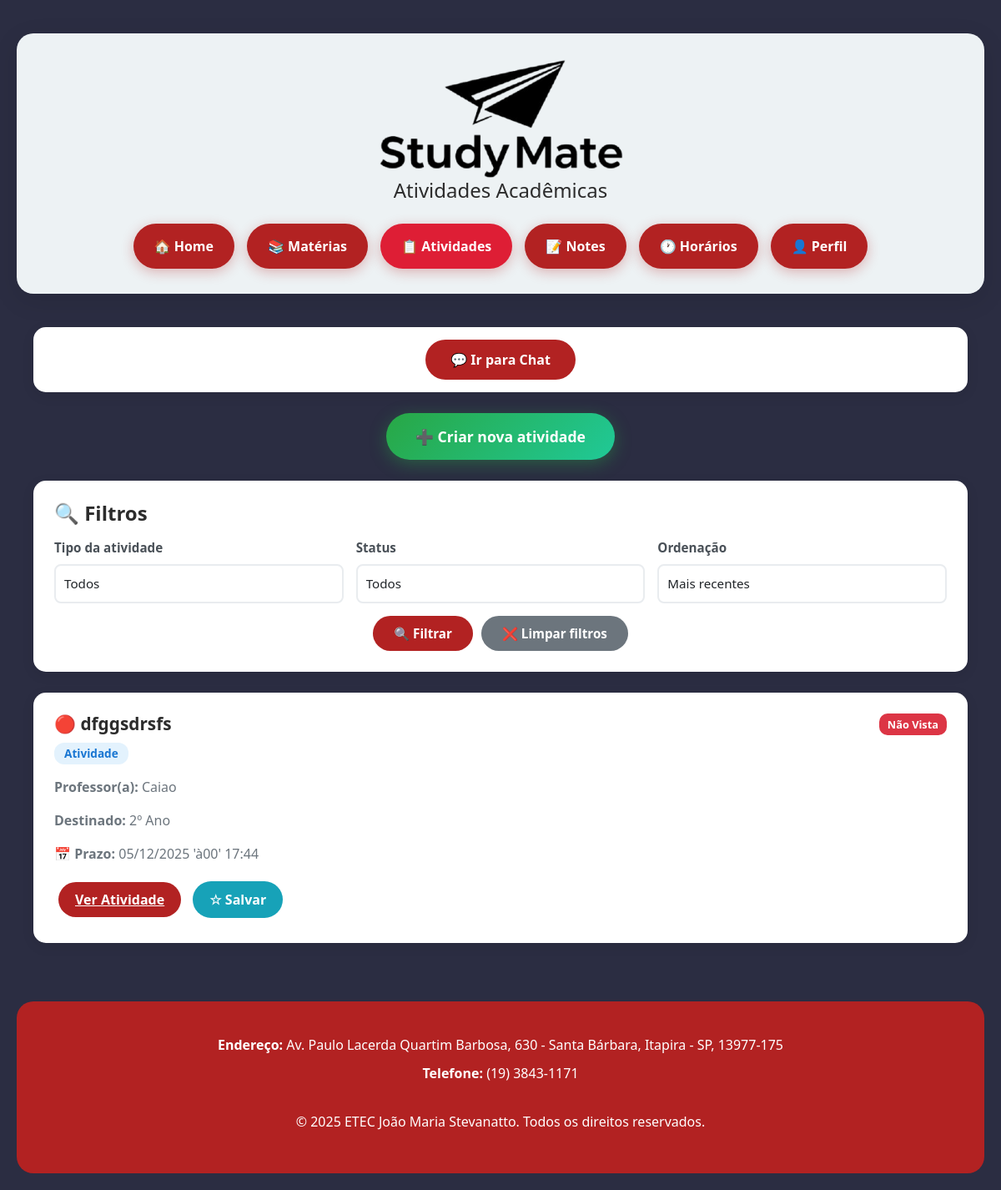
The page /atividades/ (signed in) on the database as committed earlier.
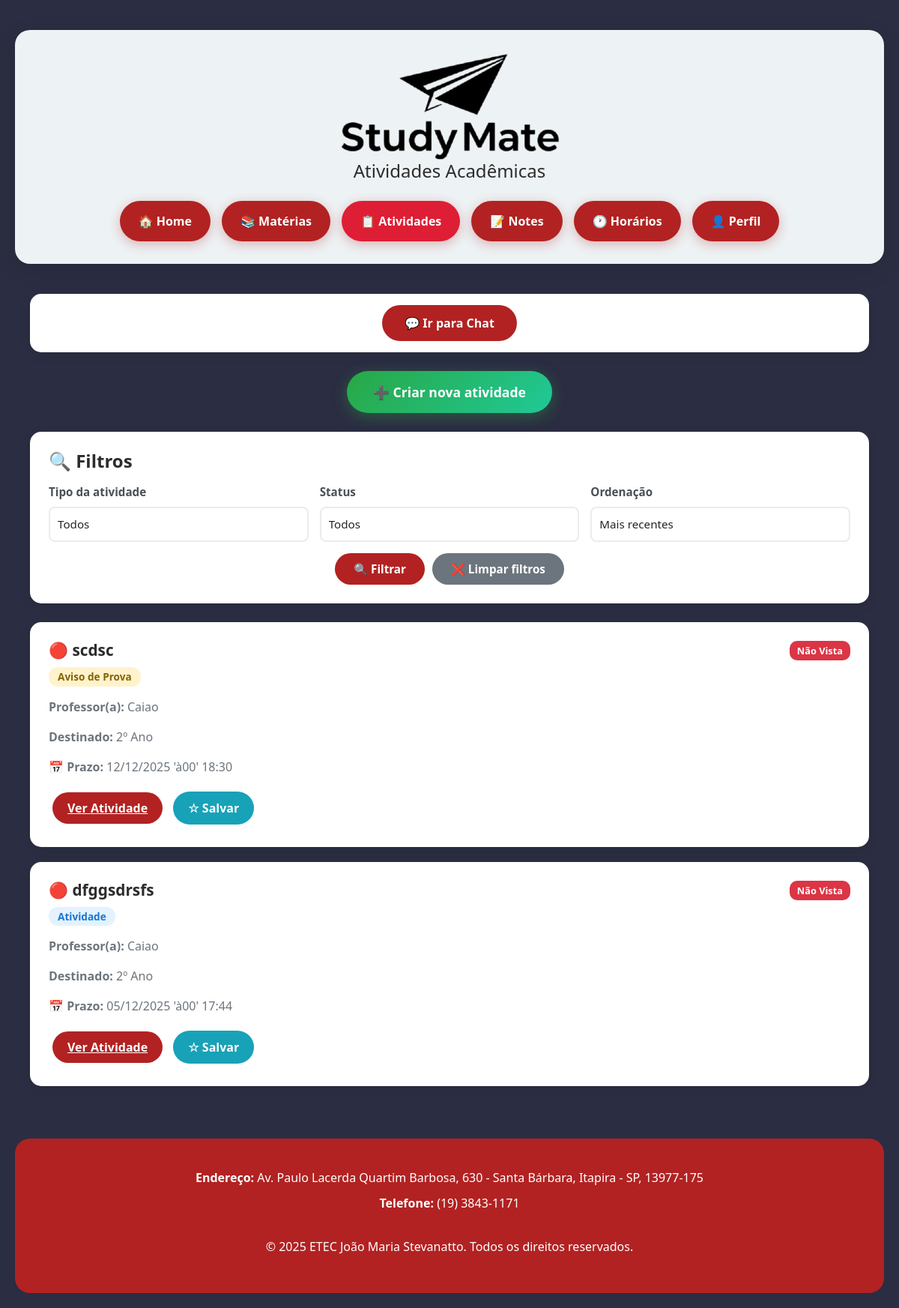
The same page on the database as committed later.
### atividades/models.py (models this page shows, shortened)
class Atividade(models.Model):
    TIPO_CHOICES = [
        ('ATIVIDADE', 'Atividade'),
        ('AVISO_PROVA', 'Aviso de Prova'),
        ('AVISO_SIMPLES', 'Aviso Simples'),
    ]
    ANO_CHOICES = [
        ('1', '1º Ano'),
        ('2', '2º Ano'),
        ('3', '3º Ano'),
        ('TODOS', 'Todos'),
    ]
    professor = models.ForeignKey(
        User,
        on_delete=models.CASCADE,
        related_name='atividades_criadas',
        verbose_name='Professor'
    )
    titulo = models.CharField(max_length=50, verbose_name='Título')
    descricao = models.TextField(blank=True, verbose_name='Descrição/Orientações')
    tipo = models.CharField(max_length=20, choices=TIPO_CHOICES, verbose_name='Tipo de Atividade')
    ano_1 = models.BooleanField(default=False, verbose_name='1º Ano')
    ano_2 = models.BooleanField(default=False, verbose_name='2º Ano')
    ano_3 = models.BooleanField(default=False, verbose_name='3º Ano')
    todos = models.BooleanField(default=False, verbose_name='Todos os Anos')
    prazo_entrega = models.DateTimeField(null=True, blank=True, verbose_name='Prazo de Entrega')
    permite_envio = models.BooleanField(default=True, verbose_name='Permite Envio pelo Aluno')
    anexo = models.FileField(
        upload_to='atividades_anexos/',
        null=True,
        blank=True,
        validators=[validate_file_size_atividade, validate_file_extension_atividade],
        verbose_name='Anexo'
    )
    criado_em = models.DateTimeField(default=timezone.now, verbose_name='Criado em')
    visualizacoes = models.PositiveIntegerField(default=0, verbose_name='Visualizações')
    foi_visualizado = models.BooleanField(default=False, verbose_name='Foi Visualizado por Algum Aluno')
    class Meta:
        verbose_name = 'Atividade'
        verbose_name_plural = 'Atividades'
        ordering = ['-criado_em']
    def get_anos_destino(self):
        if self.todos:
            return ['1º Ano', '2º Ano', '3º Ano']
        anos = []
        if self.ano_1:
            anos.append('1º Ano')
        if self.ano_2:
            anos.append('2º Ano')
        if self.ano_3:
            anos.append('3º Ano')
        return anos
    def get_anos_destino_display(self):
        if self.todos:
            return 'Todos os Anos'
        return ', '.join(self.get_anos_destino())

### accounts/models.py (models this page shows, shortened)
class User(AbstractUser):
    USER_TYPE_CHOICES = (
        ('admin', 'Administrador'),
        ('professor', 'Professor'),
        ('aluno', 'Aluno'),  # Atualizado de 'estudante' para 'aluno'
    )
    user_type = models.CharField(
        max_length=20,
        choices=USER_TYPE_CHOICES,
        default='aluno',  # Atualizado
        verbose_name='Tipo de Usuário'
    )
    matricula = models.CharField(max_length=20, blank=True, null=True, verbose_name='Matrícula')
    telefone = models.CharField(max_length=15, blank=True, null=True, verbose_name='Telefone')
    first_login = models.BooleanField(default=True, verbose_name='Primeiro Login')
    class Meta:
        verbose_name = 'Usuário'
        verbose_name_plural = 'Usuários'

### atividades/views.py (the view, shortened to what this page needs)
# urls.py: path('', views.lista_atividades, name='lista'),
@login_required
def lista_atividades(request):
    if is_professor(request.user):
        if request.method == 'POST':
            return processar_criacao_atividade(request)
        atividades = Atividade.objects.filter(professor=request.user).order_by('-criado_em')
        atividades_anotadas = []
        for atividade in atividades:
            atividades_anotadas.append({
                'atividade': atividade,
                'visualizou': False,
                'envio': None,
                'salvou': False,
            })
        context = {
            'atividades_anotadas': atividades_anotadas,
            'filtro_tipo': '',
            'filtro_status': '',
        }
        return render(request, 'atividades/lista_aluno.html', context)

### atividades/views.py (called while the page is built)
def is_professor(user):
    return user.is_authenticated and (user.user_type == 'professor' or user.is_staff)

### atividades/templates/atividades/lista_aluno.html (shortened to what the changed rows need)
<!DOCTYPE html>
<html lang="pt-br">
<head>
    {% load static %}
    <link href="https://cdn.jsdelivr.net/npm/bootstrap@5.3.0/dist/css/bootstrap.min.css" rel="stylesheet">
</head>
<body>
    <div class="container1">
        <div class="container">
            {% for item in atividades_anotadas %}
                <div class="atividade-card">
                    <div class="atividade-header">
                        <div>
                            <h3 class="atividade-titulo">
                                {% if not item.visualizou %}
                                    🔴
                                {% elif item.envio %}
                                    🟢
                                {% else %}
                                    🟠
                                {% endif %}
                                {{ item.atividade.titulo }}
                            </h3>
                            <span class="badge {% if item.atividade.tipo == 'ATIVIDADE' %}badge-atividade{% elif item.atividade.tipo == 'AVISO_PROVA' %}badge-prova{% else %}badge-aviso{% endif %}">
                                {{ item.atividade.get_tipo_display }}
                            </span>
                        </div>
                        <div>
                            {% if not item.visualizou %}
                                <span class="status-badge status-nao-vista">Não Vista</span>
                            {% elif item.envio %}
                                <span class="status-badge status-enviada">Enviada</span>
                            {% else %}
                                <span class="status-badge status-vista">Vista</span>
                            {% endif %}
                        </div>
                    </div>
                    <div class="atividade-info">
                        <p><strong>Professor(a):</strong> {{ item.atividade.professor.username }}</p>
                        <p><strong>Destinado:</strong> {{ item.atividade.get_anos_destino_display }}</p>
                        {% if item.atividade.prazo_entrega %}
                            <p><strong>📅 Prazo:</strong> {{ item.atividade.prazo_entrega|date:"d/m/Y 'às' H:i" }}</p>
                        {% endif %}
                    </div>
                    <div>
                        <a href="{% url 'atividades:detalhe' item.atividade.pk %}" class="btn-acao btn-ver">Ver Atividade</a>
                        <button class="btn-acao btn-salvar {% if item.salvou %}salva{% endif %}"
                                onclick="salvarAtividade({{ item.atividade.pk }}, this)">
                            {% if item.salvou %}★ Salva{% else %}☆ Salvar{% endif %}
                        </button>
                    </div>
                </div>
            {% empty %}
                <div style="text-align: center; padding: 60px; background: white; border-radius: 15px;">
                    <h3 style="color: #6c757d;">Nenhuma atividade encontrada</h3>
                    <p>Não há atividades disponíveis no momento.</p>
                </div>
            {% endfor %}
        </div>
    </div>
</body>
</html>

Rows that differ between the two databases and show on the page:
added Atividade: atividade.titulo "scdsc", atividade.tipo "Aviso de Prova", atividade.professor.username "Caiao", atividade.anos_destino "2º Ano", atividade.prazo_entrega "12/12/2025 'à00' 18:30"
